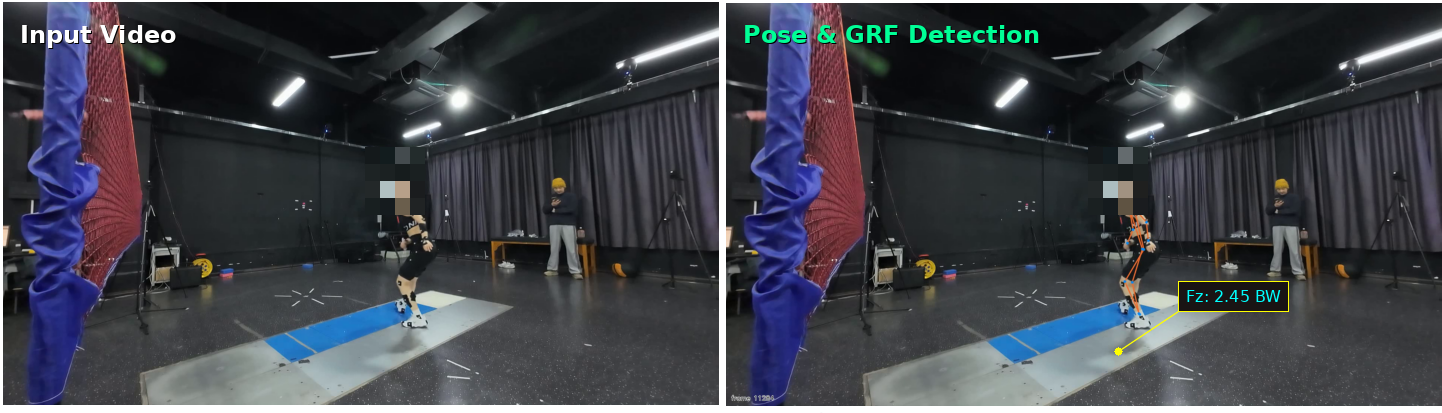
#> input picture docs/demo_content/teaser.png, 1442 x 413 px
$ python -i generate_final_teaser.py   (imports and definitions only)
#> lines starting #> are read from the running program, lines starting #| are printed output that depends on the picture; after the words box and inside, x2 and y2 are one past the last pixel; in counts of white or black regions, pixels touching at a corner belong together
#> further down, picture is the input picture: shape (413, 1442, 3); mean B, G, R 72.8, 65.7, 63.6
import cv2
import numpy as np
from pathlib import Path
from PIL import Image, ImageDraw, ImageFont

# [4 lines left out: function draw_text, not called in this run]

def apply_face_mosaic(img, pixel_size=15):
    # Load face cascade
#> called with pixel_size = 15
    cascade_path = "/home/nky/miniconda3/envs/badminton_grf/lib/python3.10/site-packages/cv2/data/haarcascade_frontalface_default.xml"
    face_cascade = cv2.CascadeClassifier(cascade_path)

    gray = cv2.cvtColor(img, cv2.COLOR_BGR2GRAY)
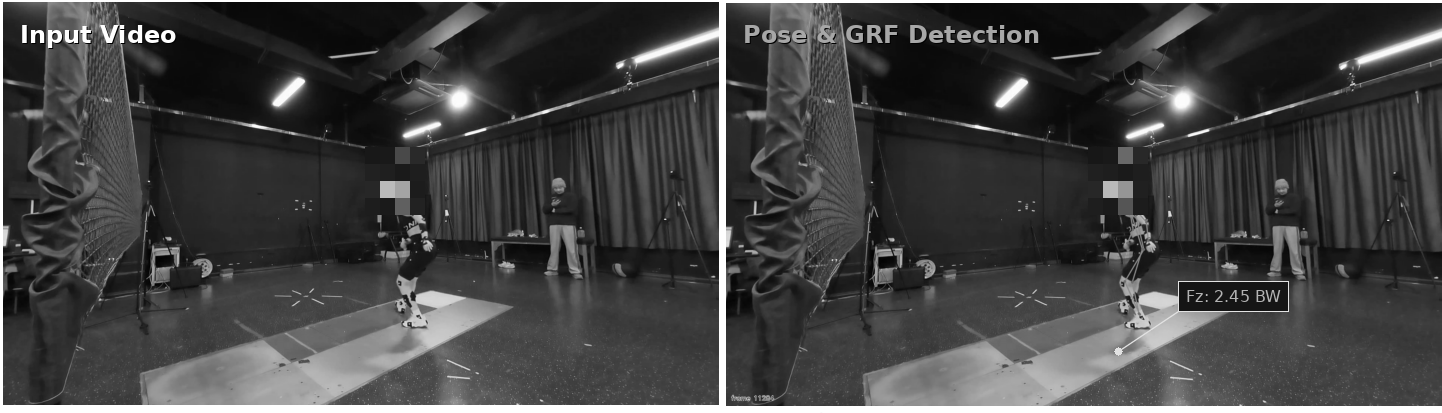
#> gray: shape (413, 1442); min 0, max 255, mean 65.9
    faces = face_cascade.detectMultiScale(gray, 1.1, 4)
#> faces = ()

    # If Haar misses (common in sports), use a heuristic based on the person's location
    # In this specific cam04 shot, the person's head is roughly at (0.55*w, 0.25*h) relative to the person's bbox
    # But let's try to be more general. If faces is empty, we'll use a hardcoded ROI for this specific teaser
    if len(faces) == 0:
        # Hardcoded ROI for the athlete in rank_001_cam04 middle frame
        # Relative to the patch size
        h, w = img.shape[:2]
#> h = 413; w = 1442
        # Athlete head is roughly here:
        faces = [(int(w * 0.52), int(h * 0.38), int(w * 0.06), int(h * 0.12))]
#> faces = [(749, 156, 86, 49)]

    for (x, y, w_f, h_f) in faces:
        # Expand ROI slightly
        x = max(0, x - int(w_f * 0.2))
        y = max(0, y - int(h_f * 0.2))
        w_f = min(img.shape[1] - x, int(w_f * 1.4))
        h_f = min(img.shape[0] - y, int(h_f * 1.4))

        face_roi = img[y:y+h_f, x:x+w_f]
        if face_roi.size == 0: continue

        # Pixelate
        temp = cv2.resize(face_roi, (w_f // pixel_size, h_f // pixel_size), interpolation=cv2.INTER_LINEAR)
        img[y:y+h_f, x:x+w_f] = cv2.resize(temp, (w_f, h_f), interpolation=cv2.INTER_NEAREST)
#> this loop made 1 pass
#> pass 1, in apply_face_mosaic, `face_roi = img[y:y+h_f, x:x+w_f]`:
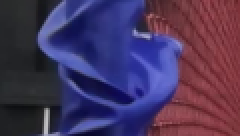
#> face_roi: shape (68, 120, 3) (shown 2 times larger); mean B, G, R 91.8, 53.6, 72.3
#> after the loop:
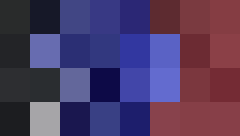
#> face_roi: shape (68, 120, 3) (shown 2 times larger); mean B, G, R 97.8, 58.9, 78.3
#> after the loop:
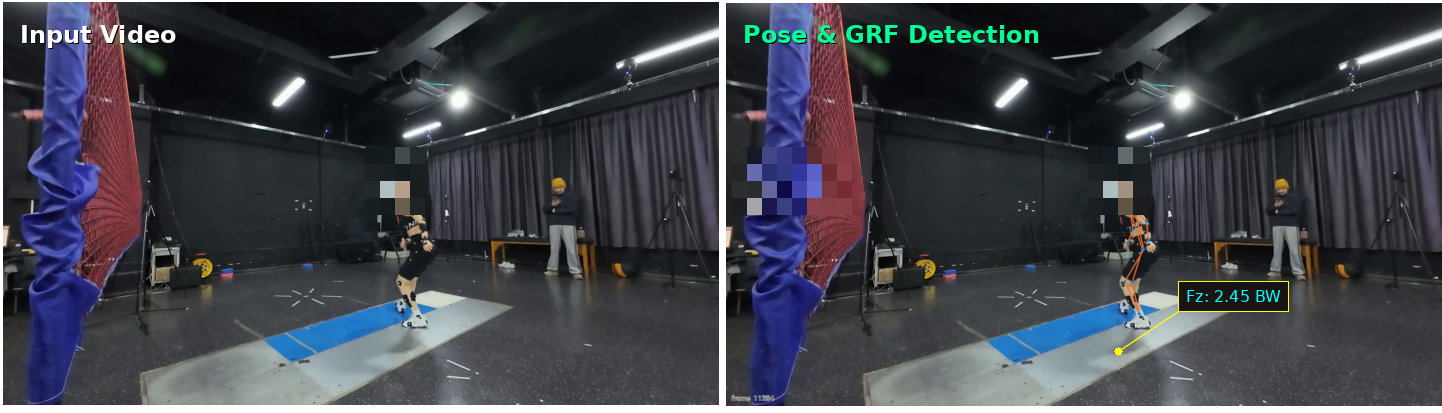
#> img: shape (413, 1442, 3); 1.35% of pixels changed, all inside (x1, y1, x2, y2) = (732, 147, 852, 215)
    return img

# [89 lines left out: function create_final_teaser, not called in this run]

# [2 lines not run here, left out]

>>> import cv2
>>> picture = cv2.imread('../docs/demo_content/teaser.png')
>>> result = apply_face_mosaic(picture)

$ run again, on docs/demo_content/data_collection_setup.png
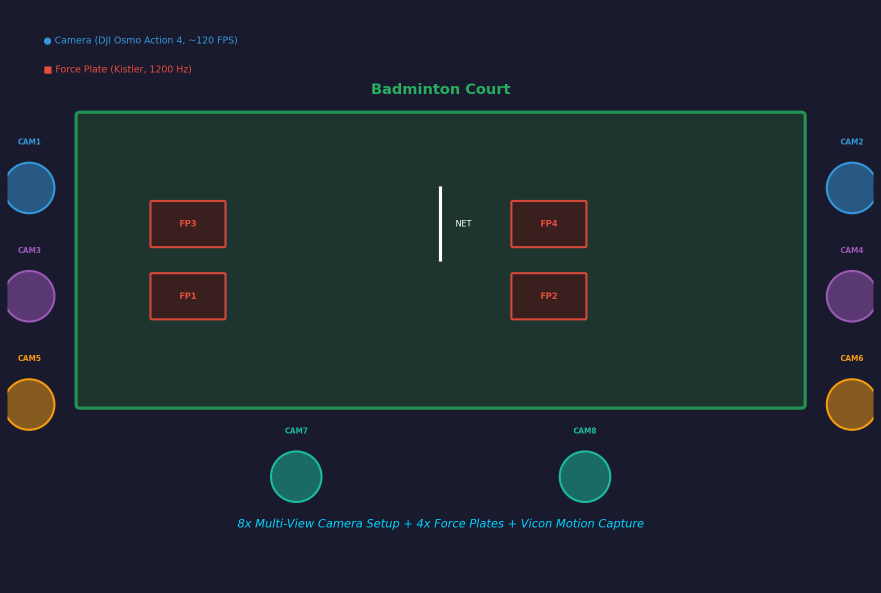
#> input picture docs/demo_content/data_collection_setup.png, 1762 x 1185 px (shown at 1/2 size)
#> picture is the input picture: shape (1185, 1762, 3); mean B, G, R 48.7, 41.1, 30.8
#> in apply_face_mosaic, `faces = face_cascade.detectMultiScale(gray, 1.1, 4)`: faces = ()
#> after the loop in apply_face_mosaic, `for (x, y, w_f, h_f) in faces:`:
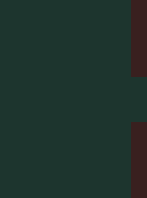
#> face_roi: shape (198, 147, 3); mean B, G, R 44.7, 51.2, 31.4
#> after the loop in apply_face_mosaic, `for (x, y, w_f, h_f) in faces:`:
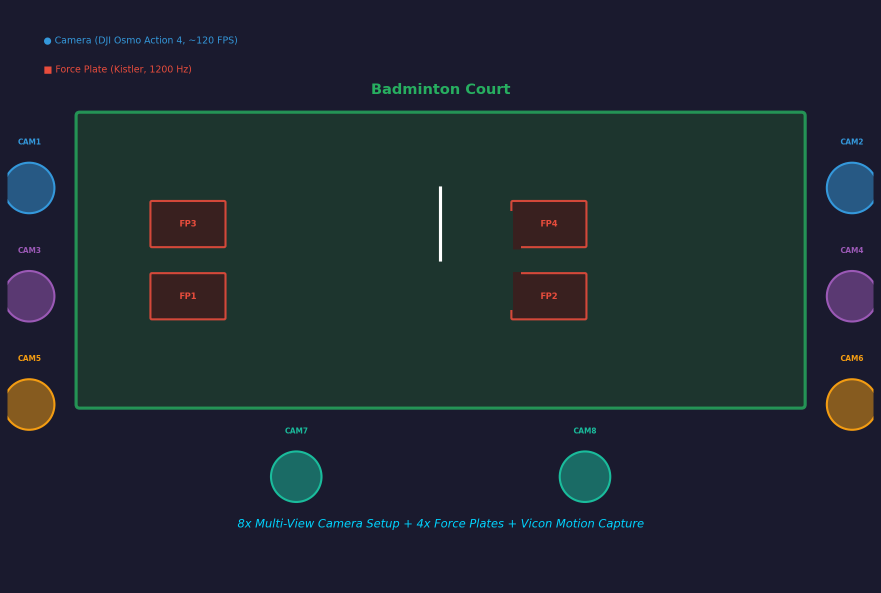
#> img: shape (1185, 1762, 3) (shown at 1/2 size); 0.06% of pixels changed, all inside (x1, y1, x2, y2) = (912, 422, 1042, 620)
